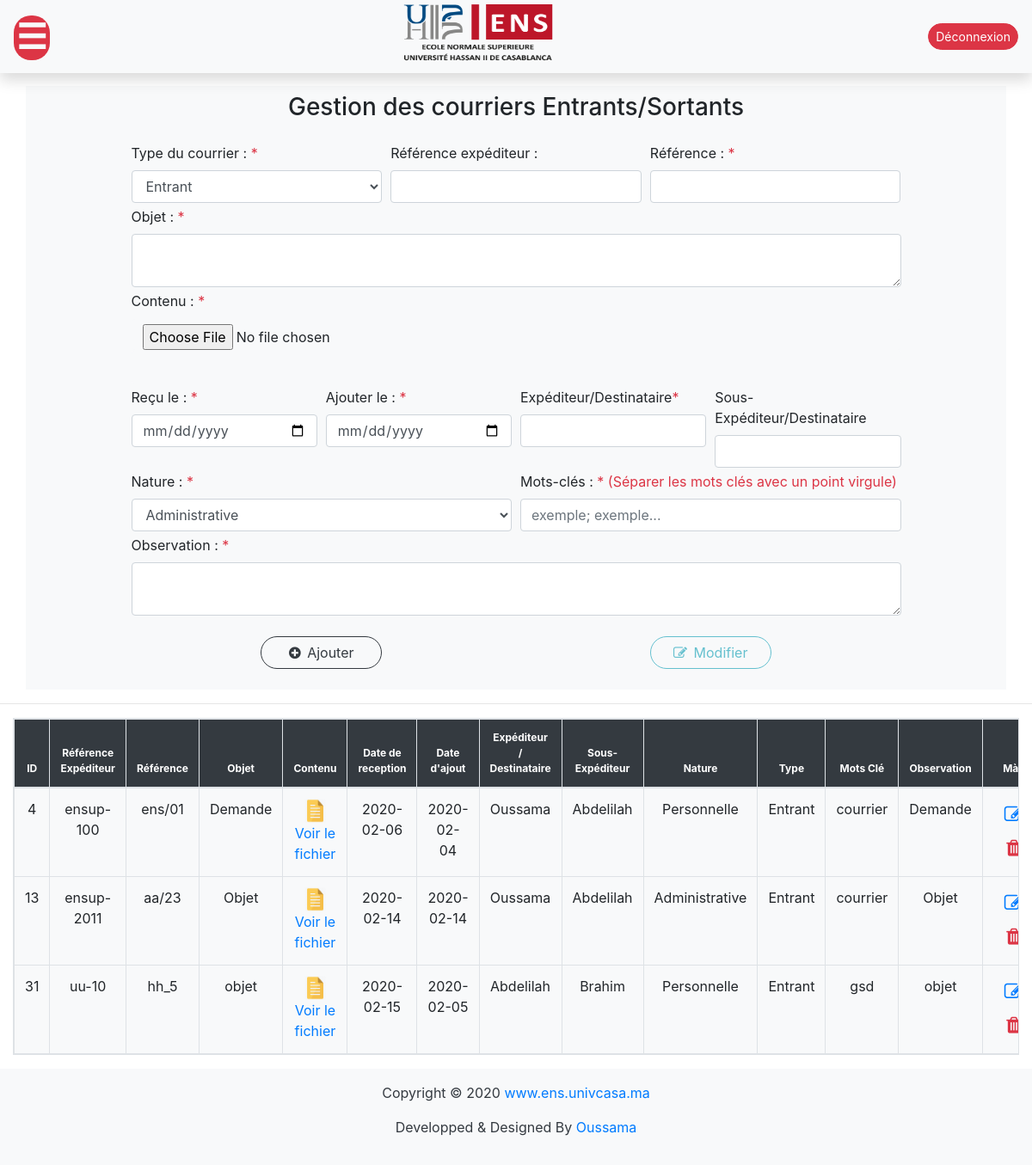
The app's page /index.php?nom=Bureau (signed in) with its own data.
### tables this page shows
CREATE TABLE `courrier` (
  `id` int(32) NOT NULL,
  `refExp` varchar(50) NOT NULL,
  `ref` varchar(50) DEFAULT NULL,
  `objet` varchar(50) DEFAULT NULL,
  `contenu` varchar(255) DEFAULT NULL,
  `daterecu` date DEFAULT NULL,
  `dateajout` date DEFAULT NULL,
  `expediteur` varchar(50) DEFAULT NULL,
  `souExpediteur` varchar(50) DEFAULT NULL,
  `nature` varchar(50) DEFAULT NULL,
  `typeCourrier` varchar(50) DEFAULT NULL,
  `motscle` varchar(50) DEFAULT NULL,
  `observation` varchar(50) DEFAULT NULL
);

### index.php (the view, shortened to what this page needs)
<?php
require 'header.php';
?>
<!doctype html>
<html lang="en">
<head>
    <link href="https://stackpath.bootstrapcdn.com/font-awesome/4.7.0/css/font-awesome.min.css" rel="stylesheet">
    <link rel="stylesheet" href="https://maxcdn.bootstrapcdn.com/bootstrap/4.4.1/css/bootstrap.min.css">
    <link rel="stylesheet" href="https://use.fontawesome.com/releases/v5.6.3/css/all.css">
    <link rel="stylesheet" href="https://cdn.datatables.net/1.10.20/css/dataTables.bootstrap4.min.css">
</head>
<body style=" margin-top: 100px;">
    <div class="container bg-light pt-2">
        <div class="col-md-10 offset-md-1 ">
            <h3 class="text-center">Gestion des courriers Entrants/Sortants</h3>
            <form action="action.php" method="post" id="myForm" enctype="multipart/form-data">
                <div class="form-row mt-4">
                <div class="col-md-4 pb-1">
                    <label>Type du courrier : <span class="text-danger">*</span></label>
                    <select name="typecourrier" id="typecourrier" onchange="typeCourrier();" class="form-control" required>
                        <option value="Entrant">Entrant</option>
                    </select>
                </div>
                <div class="col-md-4 pb-1">
                    <label>Référence expéditeur :</label>
                    <input type="text" name="refexp" id="refexp" value="" class="form-control" required>
                </div>
                <div class="col-md-4 pb-1">
                    <label>Référence : <span class="text-danger">*</span></label>
                    <input type="text" name="ref" id="ref" class="form-control" value="" required >
                </div>
                <div class="col-md-12 pb-1">
                    <label>Objet : <span class="text-danger">*</span></label>
                    <textarea  name="objet" id="objet" class="form-control" required rows="2"></textarea>
                </div>
                <div class="col-md-12 pb-1">
                    <label>Contenu : <span class="text-danger">*</span></label>
                    <input type="file"  name="contenu" id="contenu" class=" btn btn-light form-control"/><span style="border:none;" id="fiche" class="form-control bg-light"></span>
                </div>
                <div class="col-md-3 pb-1 ">
                    <label>Reçu le : <span class="text-danger">*</span></label><br>
                    <input type="date" name="dtrecu" id="dtrecu" class="form-control" onchange="checkDate()" required>
                </div>
                <div class="col-md-3 pb-1">
                    <label>Ajouter le : <span class="text-danger">*</span></label>
                    <input type="date" name="dtajout" id="dtajout" class="form-control"  onchange="checkDate()" required>
                </div>
                <div class="col-md-3 pb-1">
                    <label>Expéditeur/Destinataire<span class="text-danger">*</span></label>
                    <input list="listexpediteur" type="text" name="expediteur" id="expediteur" class="form-control" value="" />
                </div>
                <div class="col-md-3 pb-1">
                    <label>Sous-Expéditeur/Destinataire</label>
                    <input list="listsexpediteur" type="text" name="sexpediteur"  id="sexpediteur" class="form-control" value="" />
                </div>
                <div class="col-md-6 pb-1">
                    <label>Nature : <span class="text-danger">*</span></label>
                    <select name="naturecourrier" id="nature" class="form-control" required>
                        <option value="Administrative" selected>Administrative</option>
                    </select>
                </div>
                <div class="col-md-6 pb-1">
                    <label>Mots-clés : <span class="text-danger">* (Séparer les mots clés avec un point virgule)</span></label>
                    <input type="text" name="motscle" id="motscle" class="form-control" placeholder="exemple; exemple..." value="" required>
                </div>
                <div class="col-md-12 pb-4">
                    <label>Observation : <span class="text-danger">*</span></label>
                    <textarea name="observation" id="observation"  class="form-control" rows="2"></textarea>
                </div>
                <div class="col-md-3 col-lg-2 col-sm-4 mx-auto text-center pb-4">
                <button type="submit" name="submit"  id="submit" class="btn btn-outline-dark form-control rounded-pill">
                        <i class="fa fa-plus-circle" style="margin-right: 3px"></i>   Ajouter
                    </button>
                    </div>
                <div class="col-md-3 col-lg-2 col-sm-4  mx-auto text-center pb-4">
                    <button type="submit" name="modify" id="modify" class="btn btn-outline-info form-control rounded-pill" disabled>
                        <i class="fa fa-edit" style="margin-right: 3px"></i>   Modifier
                    </button>
                </div>
            </div>
            </form>
        </div>
    </div>
    <hr>
    <div class="container-fluid mt-2">
        <table class="table table-hover table-bordered table-responsive" id="myTable">
            <thead>
            <tr class="bg-dark text-center text-white" style="font-size: 12px">
                <th>ID</th>
                <th>Référence Expéditeur</th>
                <th>Référence</th>
                <th>Objet</th>
                <th>Contenu</th>
                <th>Date de reception</th>
                <th>Date d'ajout</th>
                <th>Expéditeur / Destinataire</th>
                <th>Sous-Expéditeur</th>
                <th>Nature</th>
                <th>Type</th>
                <th>Mots Clé</th>
                <th>Observation</th>
                <th>MàJ</th>
            </tr>
            </thead>
            <tbody>
            <?php
            $query = "select * from courrier";
            $bdd= getConnectDB();
            $rows = $bdd->query($query);
            foreach ($rows as $k ) {
                ?>
                <tr class="text-center bg-light">
                    <td><?php echo $k['id'] ?></td>
                    <td><?php echo $k['refExp'] ?></td>
                    <td><?php echo $k['ref'] ?></td>
                    <td><?php echo $k['objet'] ?></td>
                    <td> <a href="<?php echo $k['contenu'] ?>" target="_blank"><img src="images/file-logo.png" width="25" height="28"></br>Voir le fichier</a></td>
                    <td><?php echo $k['daterecu'] ?></td>
                    <td><?php echo $k['dateajout'] ?></td>
                    <td><?php echo $k['expediteur'] ?></td>
                    <td><?php echo $k['souExpediteur'] ?></td>
                    <td><?php echo $k['nature'] ?></td>
                    <td><?php echo $k['typeCourrier'] ?></td>
                    <td><?php echo $k['motscle'] ?></td>
                    <td><?php echo $k['observation'] ?></td>
                    <td style="font-size: 20px;width: 6%;">
                        <a class="modifC btn text-primary modif" id="modif" onclick="enableButton(); topFunction();" style="cursor: pointer;" ><i class="fa fa-edit" style="font-size:22px"></i></a>
                        <a href="action.php?delete=<?php echo $k['id'] ?>" onclick="return confirm('Vous-êtes sûr?');" class="btn text-danger" ><i class="fa fa-trash" style="font-size:22px"></i></a>
                    </td>
                </tr>
                <?php
            }
            ?>
            </tbody>
        </table>
    </div>
</body>
</html>
<?php
    require_once 'footer.php';
?>

### css/style.css (style rules this page uses)
html { scroll-behavior: smooth; }

### records on screen
courrier: id "4", refExp "ensup-100", ref "ens/01", objet "Demande", daterecu "2020-02-06", dateajout "2020-02-04", expediteur "Oussama", souExpediteur "Abdelilah", nature "Personnelle", typeCourrier "Entrant", motscle "courrier", observation "Demande"
courrier: id "13", refExp "ensup-2011", ref "aa/23", objet "Objet", daterecu "2020-02-14", dateajout "2020-02-14", expediteur "Oussama", souExpediteur "Abdelilah", nature "Administrative", typeCourrier "Entrant", motscle "courrier", observation "Objet"
courrier: id "31", refExp "uu-10", ref "hh_5", objet "objet", daterecu "2020-02-15", dateajout "2020-02-05", expediteur "Abdelilah", souExpediteur "Brahim", nature "Personnelle", typeCourrier "Entrant", motscle "gsd", observation "objet"
